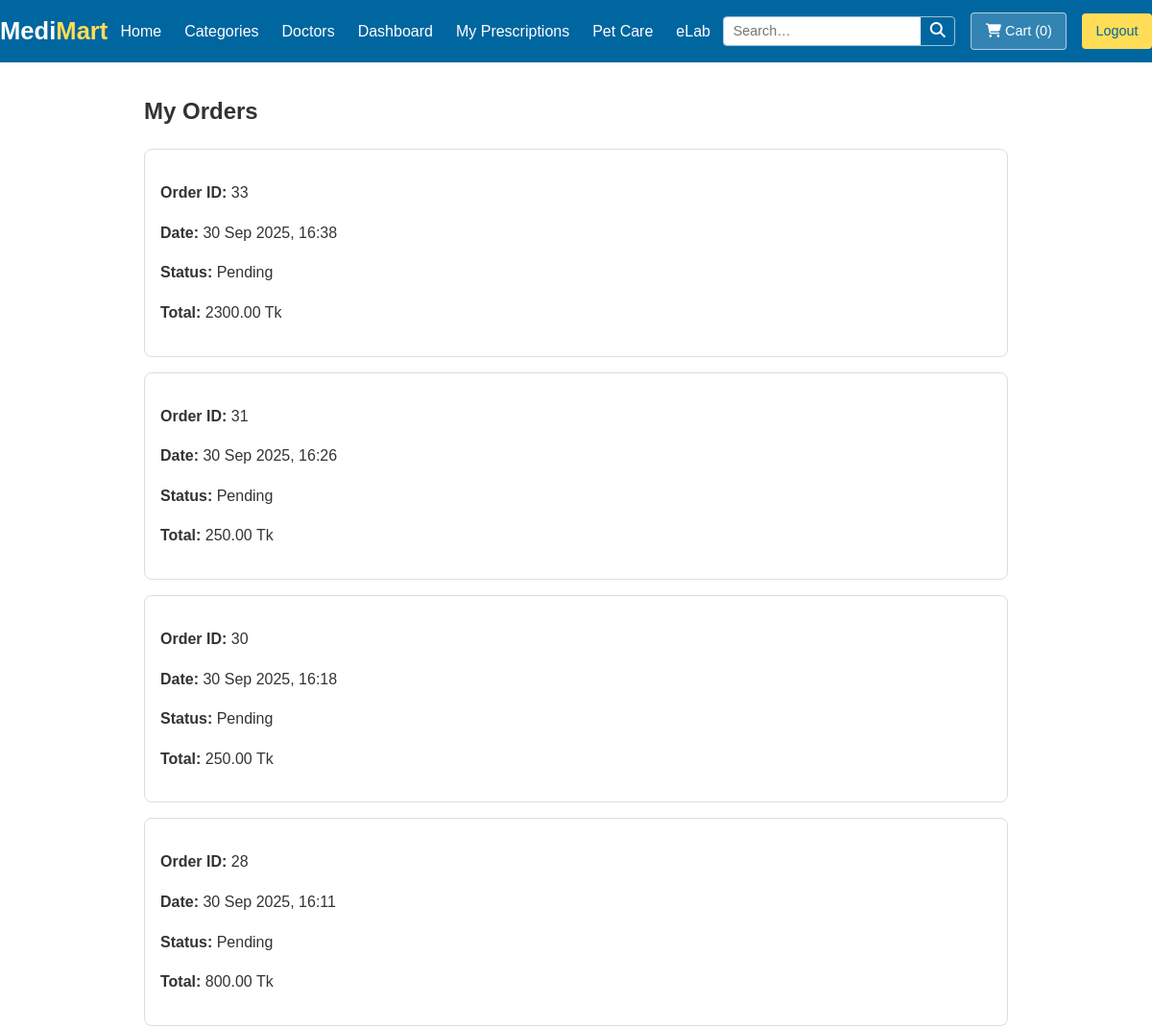
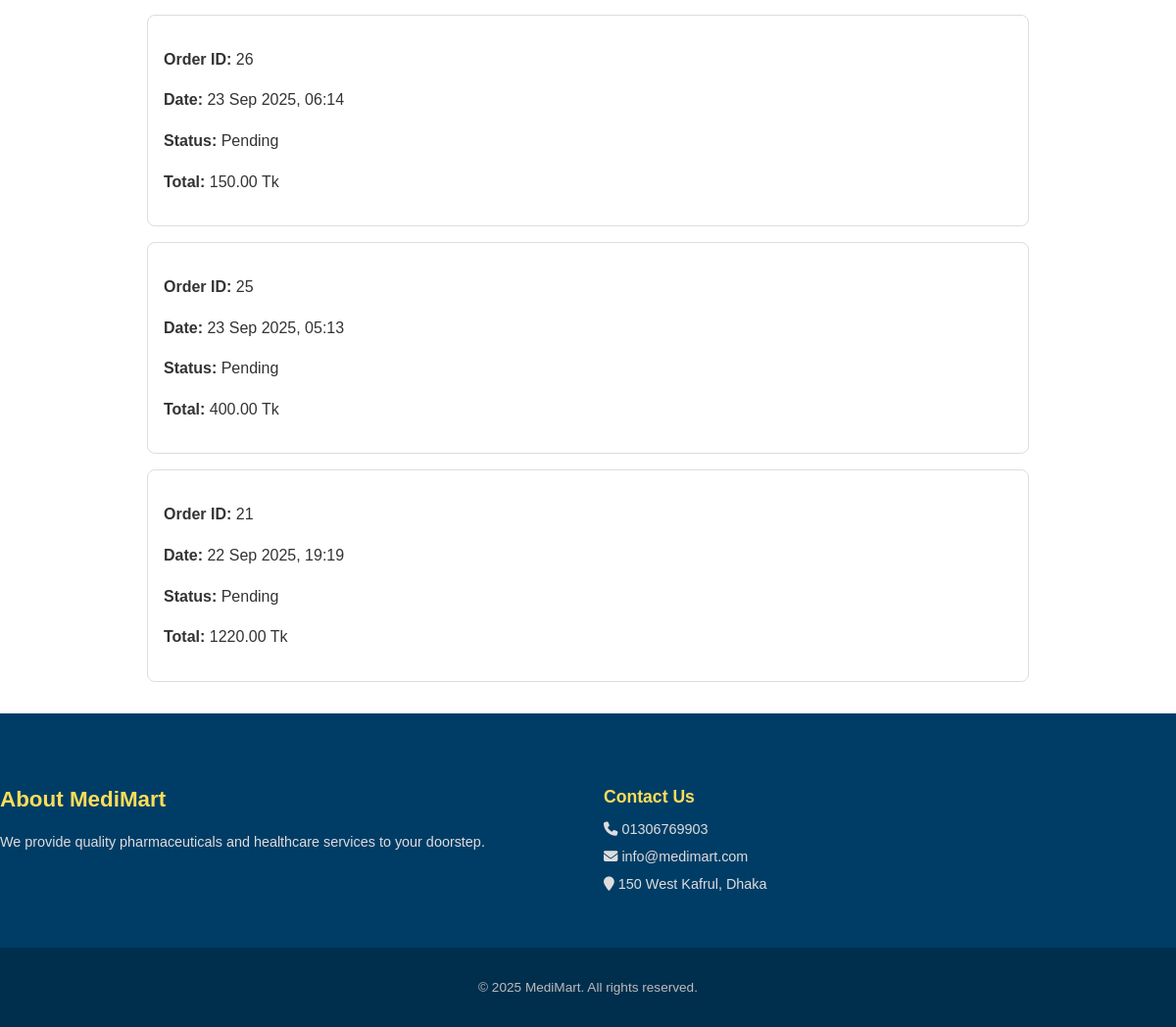
The page /patient/orders/ (signed in) on the database its author committed (2 pictures, top to bottom).
### main/models.py (models this page shows, shortened)
class Order(models.Model):
    PAYMENT_METHOD_CHOICES = [
        ('Bkash', 'Bkash'),
        ('Nogod', 'Nogod'),
        ('Cash on Delivery', 'Cash on Delivery'),
    ]
    STATUS_CHOICES = [
        ('pending', 'Pending'),
        ('processing', 'Processing'),
        ('shipped', 'Shipped'),
        ('delivered', 'Delivered'),
        ('cancelled', 'Cancelled'),
    ]
    user = models.ForeignKey(User, on_delete=models.CASCADE, related_name="orders")
    created_at = models.DateTimeField(auto_now_add=True)
    updated_at = models.DateTimeField(auto_now=True)
    is_paid = models.BooleanField(default=False)
    total_price = models.DecimalField(max_digits=10, decimal_places=2, default=Decimal('0.00'))
    payment_method = models.CharField(max_length=30, choices=PAYMENT_METHOD_CHOICES, default='Bkash')
    status = models.CharField(max_length=20, choices=STATUS_CHOICES, default='pending')

### main/views.py (the view)
# urls.py: path('patient/orders/', views.order_status, name='order_status'),
@login_required
def order_status(request):
    orders = Order.objects.filter(user=request.user).order_by('-created_at')
    return render(request, 'main/order_status.html', {'orders': orders})

### main/context_processors.py (called while the page is built)
def cart_count(request):
    if request.user.is_authenticated:
        cart = Cart.objects.filter(user=request.user).first()
        count = cart.items.count() if cart and hasattr(cart, 'items') else 0
    else:
        cart_session = request.session.get('cart', {})
        count = sum(cart_session.values()) if isinstance(cart_session, dict) else 0
    return {'cart_count': count}

def user_group_flags(request):
    user = getattr(request, 'user', None)
    is_doctor = False
    is_patient = False
    is_staff = False
    if user and user.is_authenticated:
        is_staff = user.is_staff
        try:
            is_doctor = hasattr(user, 'doctor_profile') or user.groups.filter(name='Doctors').exists()
        except:
            is_doctor = False
        is_patient = not is_doctor
    return {
        'is_doctor': is_doctor,
        'is_patient': is_patient,
        'is_staff': is_staff,
    }

### main/templates/main/order_status.html
{% extends "main/base.html" %}
{% block content %}
<div class="container" style="max-width:900px; margin:2rem auto;">
    <h2>My Orders</h2>
    {% if orders %}
        {% for order in orders %}
            <div class="card" style="border:1px solid #ddd; padding:1rem; margin-bottom:1rem; border-radius:8px;">
                <p><strong>Order ID:</strong> {{ order.id }}</p>
                <p><strong>Date:</strong> {{ order.created_at|date:"d M Y, H:i" }}</p>
                <p><strong>Status:</strong> {{ order.status|title }}</p>
                <p><strong>Total:</strong> {{ order.total_price }} Tk</p>
            </div>
        {% endfor %}
    {% else %}
        <p>No orders found.</p>
    {% endif %}
</div>
{% endblock %}

### main/static/main/css/style.css (style rules this page uses)
*, *::before, *::after { box-sizing: border-box; }
body { margin: 0; font-family: Arial, sans-serif; line-height: 1.6; color: #333; background-color: #ffffff; }
.container { max-width: 1200px; margin: 0 auto; padding: 0 0; }

### rows shown on the page
Order: id "33", created_at "30 Sep 2025, 16:38", status "Pending", total_price "2300.00"
Order: id "31", created_at "30 Sep 2025, 16:26", status "Pending", total_price "250.00"
Order: id "30", created_at "30 Sep 2025, 16:18", status "Pending", total_price "250.00"
Order: id "28", created_at "30 Sep 2025, 16:11", status "Pending", total_price "800.00"
Order: id "26", created_at "23 Sep 2025, 06:14", status "Pending", total_price "150.00"
Order: id "25", created_at "23 Sep 2025, 05:13", status "Pending", total_price "400.00"
Order: id "21", created_at "22 Sep 2025, 19:19", status "Pending", total_price "1220.00"

### other values the page prints
{{ cart_count|default:0 }} "0"
